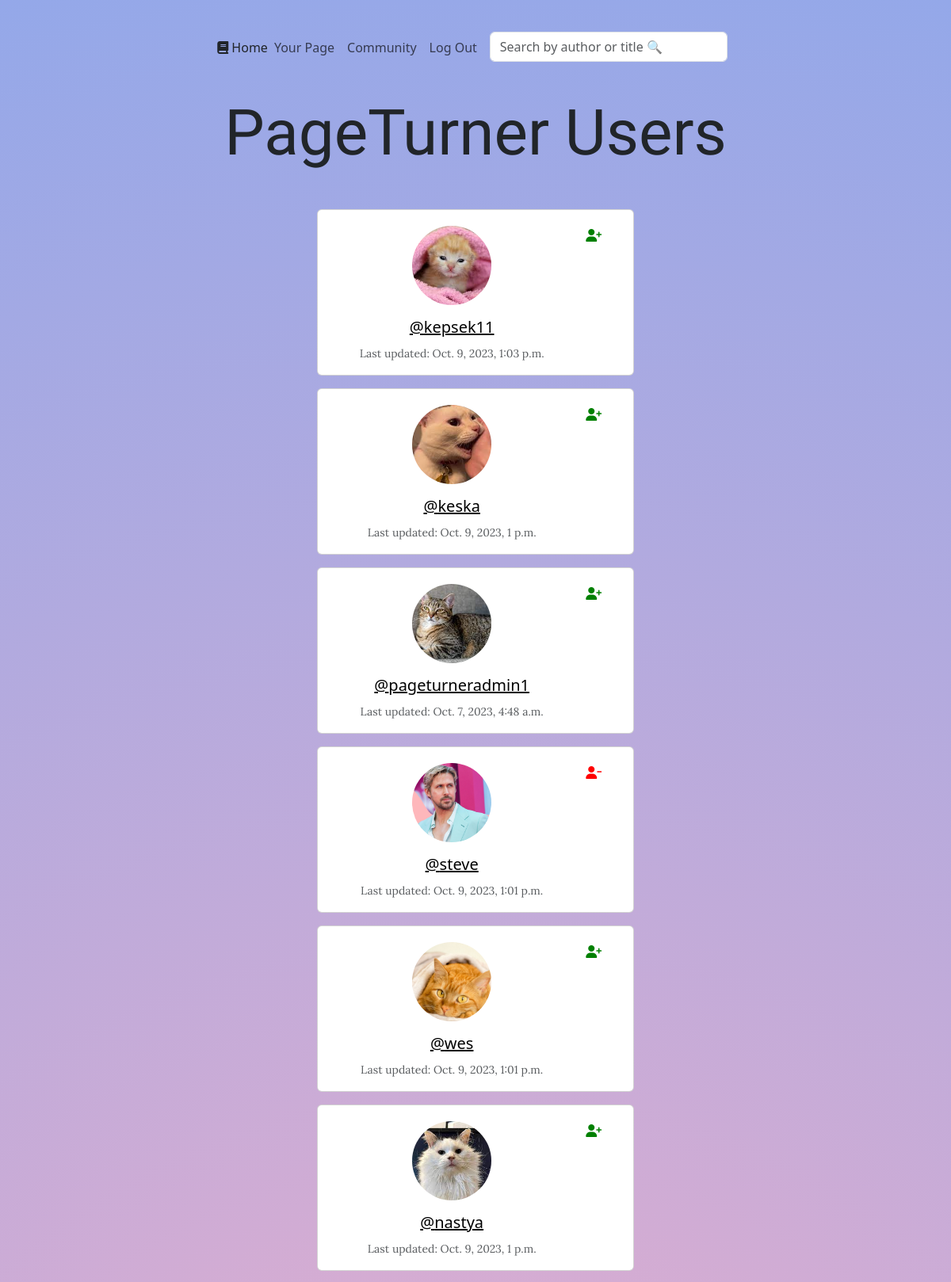
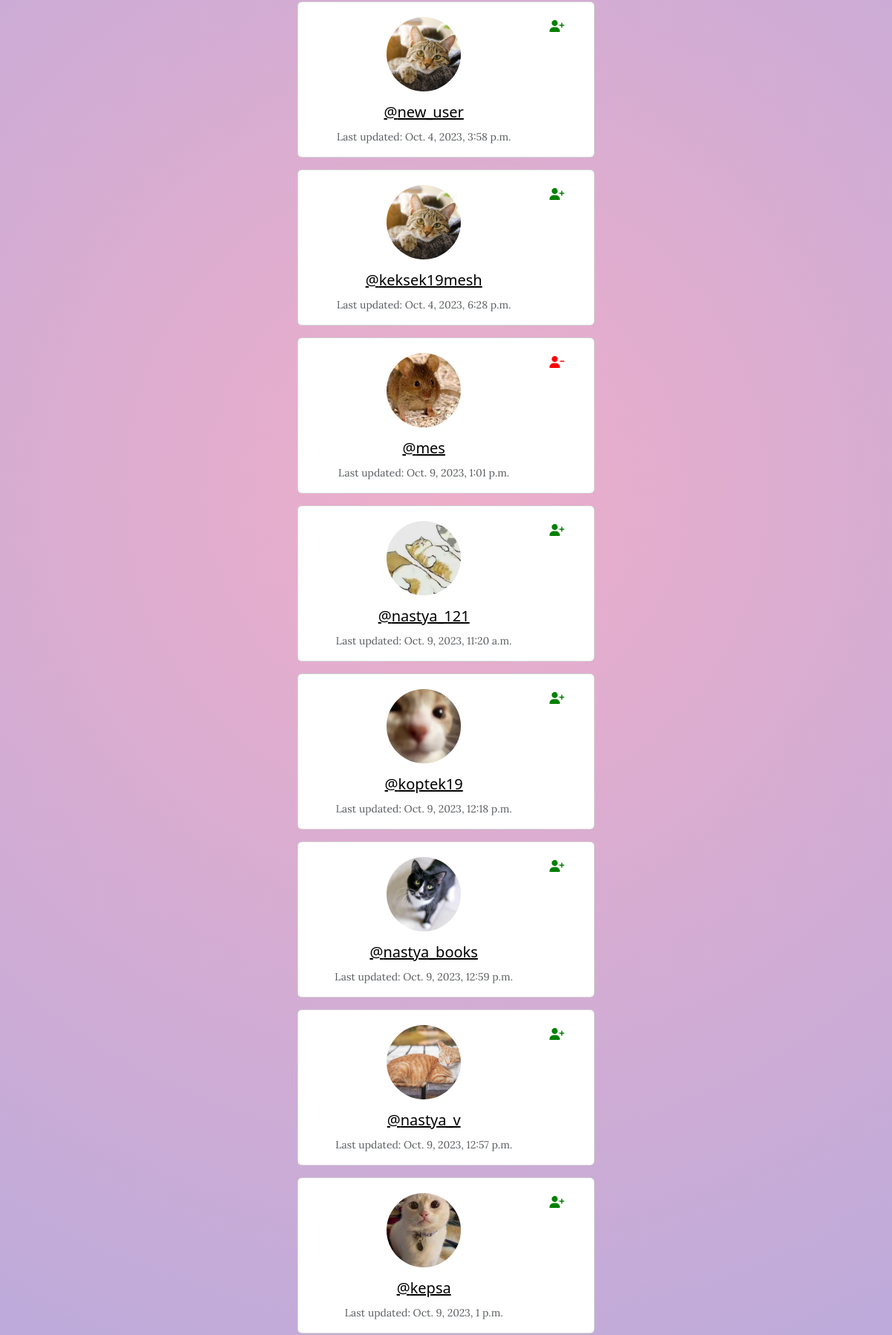
The page /members/profile_list (signed in, upper part) on the database its author committed (2 pictures, top to bottom).
### members/models.py (models this page shows, shortened)
class Profile(models.Model):
    user = models.OneToOneField(User, on_delete=models.CASCADE)
    follows = models.ManyToManyField("self",
                                     related_name="followed_by",
                                     symmetrical=False,
                                     blank=True)
    date_modified = models.DateTimeField(User, auto_now=True)
    profile_image = models.ImageField(null=True, blank=True, upload_to="images")
    profile_bio = models.CharField(null=True, blank=True, max_length=500)
    homepage_link = models.CharField(null=True, blank=True, max_length=100)
    instagram_link = models.CharField(null=True, blank=True, max_length=100)
    facebook_link = models.CharField(null=True, blank=True, max_length=100)

### members/views.py (the view)
# urls.py: path('profile_list', views.profile_list, name='profile_list'),
def profile_list(request):
    if request.user.is_authenticated:
        profiles = Profile.objects.exclude(user=request.user)
        return render(request, "profiles/profile_list.html", {"profiles": profiles})
    else:
        messages.success(request, "You must be logged in to view this page.")
        return redirect('welcome_page')

### members/templates/profiles/profile_list.html (shortened to what this page needs)
{% extends "base.html" %}
{% block content %}
<div class="container-xxl d-flex justify-content-center align-items-center">
    <div class="text-center">
        <h1 class="mb-5">PageTurner Users</h1>
    </div>
</div>
   <div class="container-xxl d-flex justify-content-center align-items-center">
    <div class="text-center">
        {% if profiles %}
        {% for profile in profiles %}
        <div class="card card-list mb-3">
            <div class="row g-0">
                <div class="col-10">
                    <div class="profile-image d-flex align-items-center justify-content-center">
                        {% if profile.profile_image %}
                        <img class="profile-image-list" src="{{ profile.profile_image.url }}">
                        {% endif %}
                    </div>
                    <div class="card-body">
                        <h5 class="card-text"><a href="{% url 'profile' profile.user.id %}">@{{ profile.user.username|lower }}</a></h5>
                        <p class="card-text"><small class="text-body-secondary">Last updated: {{ profile.date_modified }}</small></p>
                    </div>
                </div>
                <div class="col-2">
                    {% if user.is_authenticated %}
                    {% if profile in user.profile.follows.all %}
                    <a href="{% url 'unfollow' profile.user.id %}">
                        <i class="fa-solid fa-user-minus" style="color:red"></i>
                    </a>
                    {% else %}
                    <a href="{% url 'follow' profile.user.id %}">
                        <i class="fa-solid fa-user-plus" style="color:green"></i>
                    </a>
                    {% endif %}
                    {% endif %}
                </div>
            </div>
        </div>
{% endfor %}
{% endif %}
            </div>
   </div>
{% endblock %}

### static/main.css (style rules this page uses)
h1 { font-family: 'Gloock', serif; font-size: 5em; }
p { font-family: 'Lora'; font-size: 1em; }
body { background: rgb(238,174,202); background: radial-gradient(circle, rgba(238,174,202,1) 0%, rgba(148,168,233,1) 100%); }
a { color: black; }
.profile-image-list { width: 100px; height: 100px; border-radius: 50%; object-fit: cover; }
.card { width: 300px; padding-left: 20px; padding-right: 20px; padding-top: 20px; }
.card-list { width: 400px; padding-left: 20px; padding-right: 20px; padding-top: 20px; }

### rows shown on the page
Profile: profile_image (picture), user.username "kepsek11", date_modified "Oct. 9, 2023, 1:03 p.m."
Profile: profile_image (picture), user.username "keska", date_modified "Oct. 9, 2023, 1 p.m."
Profile: profile_image (picture), user.username "pageturneradmin1", date_modified "Oct. 7, 2023, 4:48 a.m."
Profile: profile_image (placeholder picture), user.username "steve", date_modified "Oct. 9, 2023, 1:01 p.m."
Profile: profile_image (picture), user.username "wes", date_modified "Oct. 9, 2023, 1:01 p.m."
Profile: profile_image (picture), user.username "nastya", date_modified "Oct. 9, 2023, 1 p.m."
Profile: profile_image (picture), user.username "new_user", date_modified "Oct. 4, 2023, 3:58 p.m."
Profile: profile_image (picture), user.username "keksek19mesh", date_modified "Oct. 4, 2023, 6:28 p.m."
Profile: profile_image (picture), user.username "mes", date_modified "Oct. 9, 2023, 1:01 p.m."
Profile: profile_image (picture), user.username "nastya_121", date_modified "Oct. 9, 2023, 11:20 a.m."
Profile: profile_image (picture), user.username "koptek19", date_modified "Oct. 9, 2023, 12:18 p.m."
Profile: profile_image (picture), user.username "nastya_books", date_modified "Oct. 9, 2023, 12:59 p.m."
Profile: profile_image (picture), user.username "nastya_v", date_modified "Oct. 9, 2023, 12:57 p.m."
Profile: profile_image (picture), user.username "kepsa", date_modified "Oct. 9, 2023, 1 p.m."
